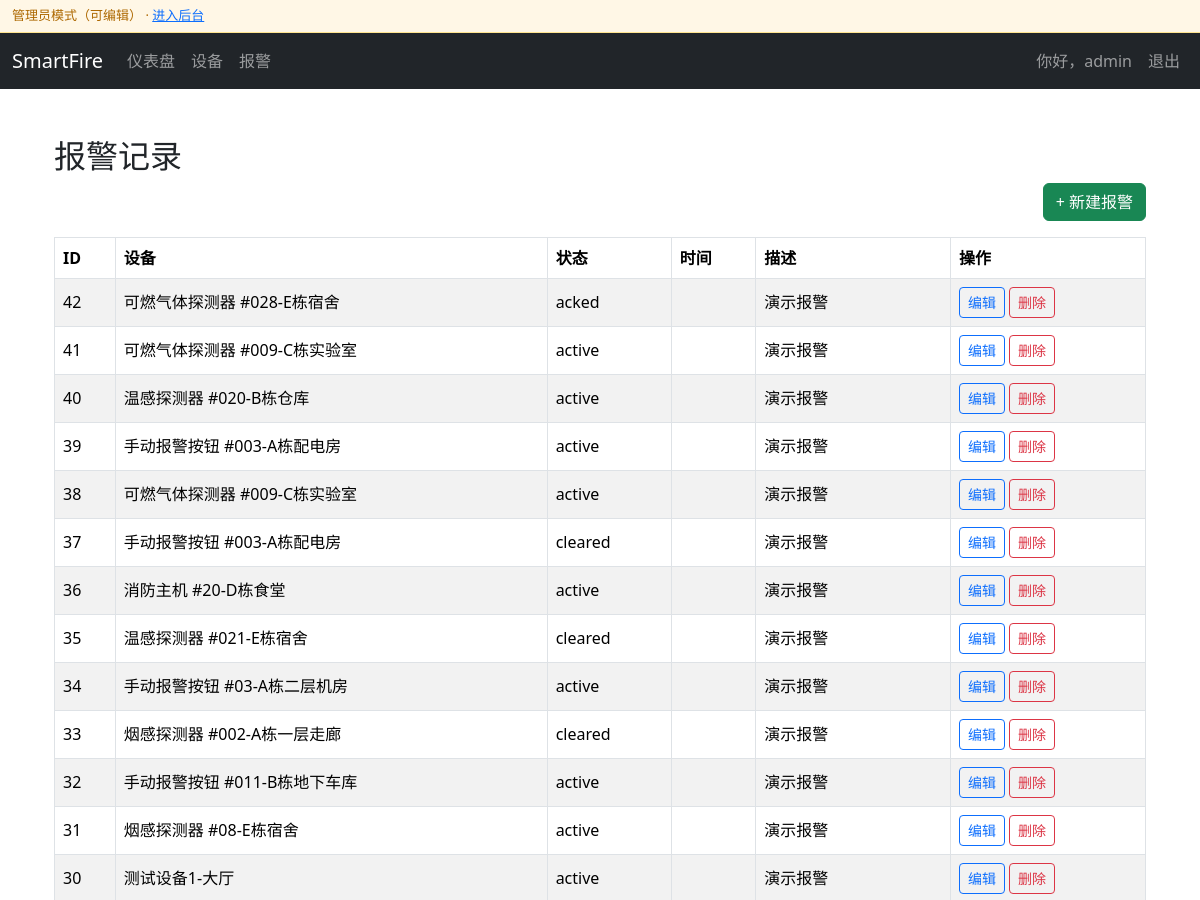
The page /alarms/ (signed in, upper part) on the database as committed earlier.
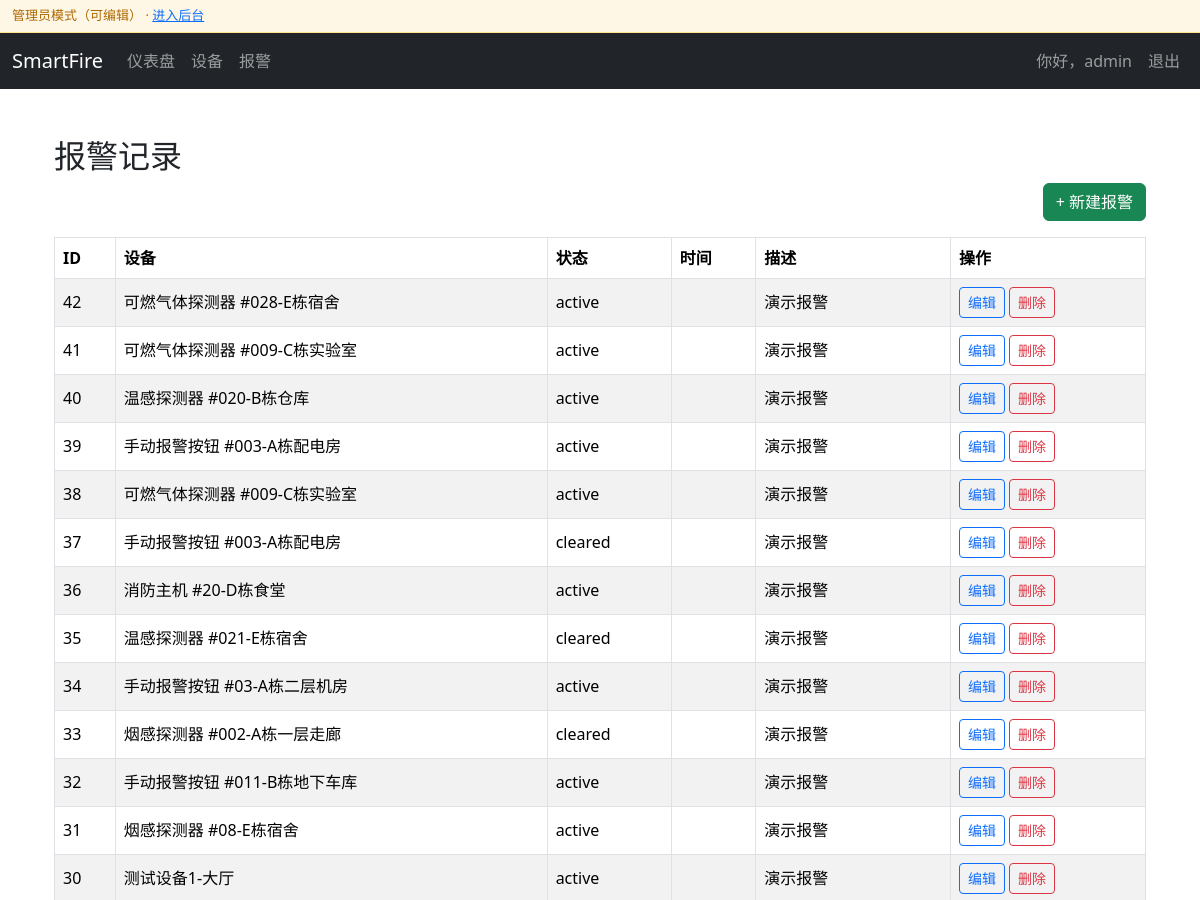
The same page on the database as committed later.
### alarms/models.py (models this page shows, shortened)
class Alarm(models.Model):
    LEVEL_CHOICES=(('low','低'),('medium','中'),('high','高'))
    STATUS_CHOICES=(('active','激活'),('acked','已确认'),('resolved','已解除'))
    device=models.ForeignKey(Device,on_delete=models.CASCADE)
    level=models.CharField(max_length=10,choices=LEVEL_CHOICES,default='low')
    message=models.CharField(max_length=255)
    status=models.CharField(max_length=10,choices=STATUS_CHOICES,default='active')
    created_at=models.DateTimeField(auto_now_add=True)
    updated_at=models.DateTimeField(auto_now=True)
    cleared_at=models.DateTimeField(null=True,blank=True)
    created_by=models.ForeignKey(settings.AUTH_USER_MODEL,null=True,blank=True,on_delete=models.SET_NULL)
    class Meta: ordering=['-created_at']

### devices/models.py (models this page shows)
class Device(models.Model):
    STATUS_CHOICES = (('normal','正常'),('fault','故障'),('offline','离线'))
    name = models.CharField(max_length=100, unique=True)
    device_type = models.CharField(max_length=50)
    location = models.CharField(max_length=200)
    status = models.CharField(max_length=10, choices=STATUS_CHOICES, default='normal')
    installed_at = models.DateField(null=True, blank=True)
    notes = models.TextField(blank=True)
    class Meta: ordering = ['name']
    def __str__(self): return f"{self.name}-{self.location}"

### alarms/views.py (the view)
# urls.py: path("", views.alarm_list, name="list"),
@login_required
def alarm_list(request):
    f = request.GET.get("status", "").strip()
    qs = Alarm.objects.select_related("device").all().order_by("-id")
    if f:
        qs = qs.filter(status=f)
    return render(request, "alarms/alarm_list.html", {"alarms": qs, "status_filter": f})

### templates/alarms/alarm_list.html (shortened to what this page needs)
{% extends "base.html" %}
{% block content %}
<div class="container mt-4">
  <h2>报警记录</h2>
  <div class="mb-3 text-end">
    <a href="{% url 'alarms:add' %}" class="btn btn-success">+ 新建报警</a>
  </div>
  <table class="table table-bordered table-striped align-middle">
    <thead>
      <tr>
        <th>ID</th>
        <th>设备</th>
        <th>状态</th>
        <th>时间</th>
        <th>描述</th>
        {% if perms.alarms.change_alarm or perms.alarms.delete_alarm %}
        <th>操作</th>
        {% endif %}
      </tr>
    </thead>
    <tbody>
      {% for a in alarms %}
      <tr>
        <td>{{ a.id }}</td>
        <td>{{ a.device }}</td>
        <td>{{ a.status }}</td>
        <td>
          {% firstof a.timestamp a.created_at a.time as t %}
        </td>
        <td>{% if a.description %}{{ a.description }}{% elif a.message %}{{ a.message }}{% elif a.detail %}{{ a.detail }}{% else %}--{% endif %}</td>
        {% if perms.alarms.change_alarm or perms.alarms.delete_alarm %}
        <td>
          {% if perms.alarms.change_alarm %}
            <a href="{% url 'alarms:edit' a.id %}" class="btn btn-sm btn-outline-primary">编辑</a>
          {% endif %}
          {% if perms.alarms.delete_alarm %}
            <a href="{% url 'alarms:delete' a.id %}" class="btn btn-sm btn-outline-danger">删除</a>
          {% endif %}
        </td>
        {% endif %}
      </tr>
      {% empty %}
      <tr>
        <td colspan="6" class="text-center text-muted">暂无报警记录</td>
      </tr>
      {% endfor %}
    </tbody>
  </table>
</div>
{% endblock %}

Rows that differ between the two databases and show on the page:
changed Alarm "可燃气体探测器 #028-E栋宿舍": status "acked" → "active"
